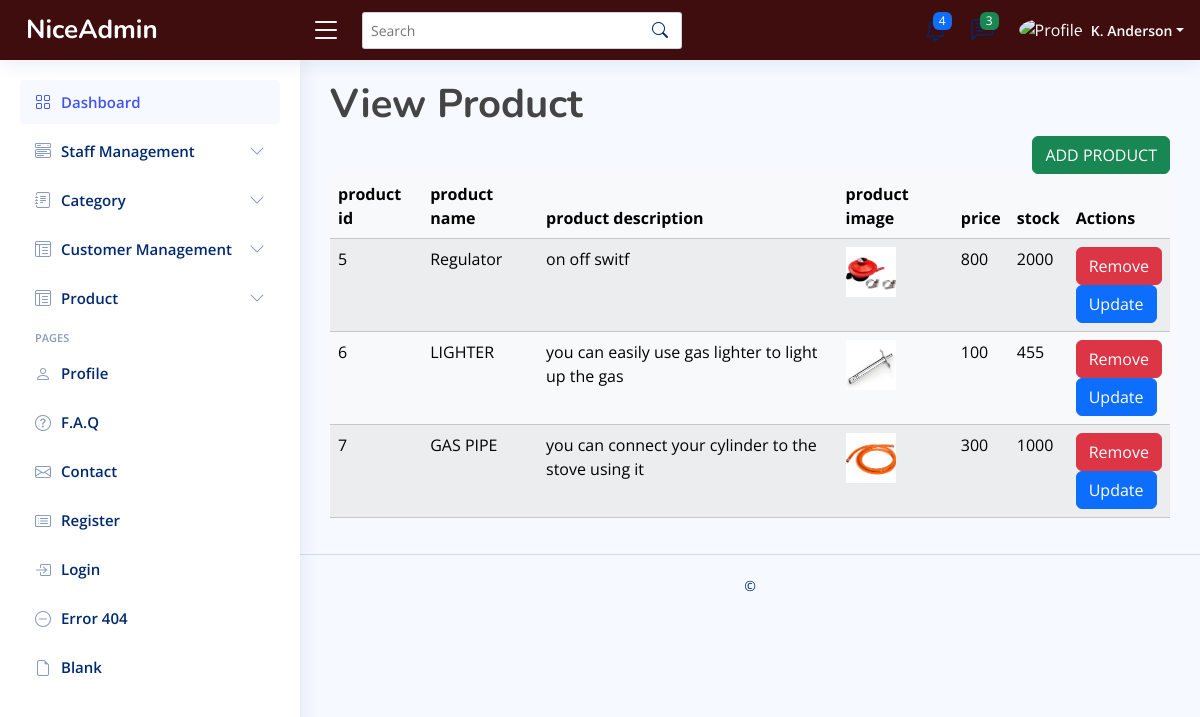
The app's page /viewproduct1.php with its own data.
### tables this page shows
CREATE TABLE `tbl_product` (
  `pro_id` int(11) NOT NULL,
  `pro_name` varchar(255) NOT NULL,
  `pro_price` int(255) NOT NULL,
  `pro_img` varchar(255) NOT NULL,
  `stock` int(255) NOT NULL,
  `pro_description` varchar(255) NOT NULL
);

### viewproduct1.php (the view, shortened to what this page needs)
<?php
include_once 'connection.php';
?>
 <!DOCTYPE html>
<html lang="en">
<head>
  <link href="vendor/bootstrap/css/bootstrap.min.css" rel="stylesheet">
  <link href="vendor/bootstrap-icons/bootstrap-icons.css" rel="stylesheet">
  <link href="vendor/boxicons/css/boxicons.min.css" rel="stylesheet">
  <link href="vendor/quill/quill.snow.css" rel="stylesheet">
  <link href="vendor/quill/quill.bubble.css" rel="stylesheet">
  <link href="vendor/remixicon/remixicon.css" rel="stylesheet">
  <link href="vendor/simple-datatables/style.css" rel="stylesheet">
  <link href="CSS/admin2.css" rel="stylesheet">
</head>
<body>
  <header id="header" class="header fixed-top d-flex align-items-center">
    <div class="d-flex align-items-center justify-content-between">
      <a href="index.html" class="logo d-flex align-items-center">
        <span class="d-none d-lg-block">NiceAdmin</span>
      </a>
      <i class="bi bi-list toggle-sidebar-btn"></i>
    </div>
    <div class="search-bar">
      <form class="search-form d-flex align-items-center" method="POST" action="#">
        <input type="text" name="query" placeholder="Search" title="Enter search keyword">
        <button type="submit" title="Search"><i class="bi bi-search"></i></button>
      </form>
    </div>
    <nav class="header-nav ms-auto">
      <ul class="d-flex align-items-center">
        <li class="nav-item dropdown">
          <a class="nav-link nav-icon" href="#" data-bs-toggle="dropdown">
            <i class="bi bi-bell"></i>
            <span class="badge bg-primary badge-number">4</span>
          </a>
        </li>
        <li class="nav-item dropdown">
          <a class="nav-link nav-icon" href="#" data-bs-toggle="dropdown">
            <i class="bi bi-chat-left-text"></i>
            <span class="badge bg-success badge-number">3</span>
          </a>
        </li>
        <li class="nav-item dropdown pe-3">
          <a class="nav-link nav-profile d-flex align-items-center pe-0" href="#" data-bs-toggle="dropdown">
            <img src="assets/img/profile-img.jpg" alt="Profile" class="rounded-circle">
            <span class="d-none d-md-block dropdown-toggle ps-2">K. Anderson</span>
          </a>
        </li>
      </ul>
    </nav>
  </header>
  <aside id="sidebar" class="sidebar">
    <ul class="sidebar-nav" id="sidebar-nav">
      <li class="nav-item">
        <a class="nav-link " href="index.html">
          <i class="bi bi-grid"></i>
          <span>Dashboard</span>
        </a>
      </li>
      <li class="nav-item">
        <a class="nav-link collapsed" data-bs-target="#components-nav" data-bs-toggle="collapse" href="#">
          <i class="bi bi-menu-button-wide"></i><span>Staff Management</span><i class="bi bi-chevron-down ms-auto"></i>
        </a>
      </li>
      <li class="nav-item">
        <a class="nav-link collapsed" data-bs-target="#forms-nav" data-bs-toggle="collapse" href="#">
          <i class="bi bi-journal-text"></i><span>Category</span><i class="bi bi-chevron-down ms-auto"></i>
        </a>
      </li>
      <li class="nav-item">
        <a class="nav-link collapsed" data-bs-target="#tables-nav" data-bs-toggle="collapse" href="#">
          <i class="bi bi-layout-text-window-reverse"></i><span>Customer Management</span><i class="bi bi-chevron-down ms-auto"></i>
        </a>
      </li>
      <li class="nav-item">
        <a class="nav-link collapsed" data-bs-target="#tables-nav" data-bs-toggle="collapse" href="#">
          <i class="bi bi-layout-text-window-reverse"></i><span>Product</span><i class="bi bi-chevron-down ms-auto"></i>
        </a>
      </li>
      <li class="nav-heading">Pages</li>
      <li class="nav-item">
        <a class="nav-link collapsed" href="users-profile.html">
          <i class="bi bi-person"></i>
          <span>Profile</span>
        </a>
      </li>
      <li class="nav-item">
        <a class="nav-link collapsed" href="pages-faq.html">
          <i class="bi bi-question-circle"></i>
          <span>F.A.Q</span>
        </a>
      </li>
      <li class="nav-item">
        <a class="nav-link collapsed" href="pages-contact.html">
          <i class="bi bi-envelope"></i>
          <span>Contact</span>
        </a>
      </li>
      <li class="nav-item">
        <a class="nav-link collapsed" href="pages-register.html">
          <i class="bi bi-card-list"></i>
          <span>Register</span>
        </a>
      </li>
      <li class="nav-item">
        <a class="nav-link collapsed" href="pages-login.html">
          <i class="bi bi-box-arrow-in-right"></i>
          <span>Login</span>
        </a>
      </li>
      <li class="nav-item">
        <a class="nav-link collapsed" href="pages-error-404.html">
          <i class="bi bi-dash-circle"></i>
          <span>Error 404</span>
        </a>
      </li>
      <li class="nav-item">
        <a class="nav-link collapsed" href="pages-blank.html">
          <i class="bi bi-file-earmark"></i>
          <span>Blank</span>
        </a>
      </li>
    </ul>
  </aside>
  <main id="main" class="main">
  <h1><b>View Product</b></h1>
  <a href="addproduct1.php" class="btn btn-success" style="float: right;">ADD PRODUCT</a>
              <table class="table table-light table-striped" style="opacity: 1;">
    <thead>
        <tr>
            <th>product id</th>
            <th>product name</th>
            <th>product description</th>
            <th>product image</th>
            <th>price</th>
            <th>stock</th>
            <th>Actions</th>
        </tr>
    </thead>
    <tbody>
        <?php
        $sql = "SELECT * FROM tbl_product ";
        $result = mysqli_query($conn, $sql);
        while ($row = mysqli_fetch_array($result)) {
        ?>
        <tr>
            <td><?php echo $row['pro_id']; ?></td>
            <td><?php echo $row['pro_name']; ?></td>
            <td><?php echo $row['pro_description']; ?></td>
            <td><img src="./uploads/<?php echo $row['pro_img']; ?>" class="card-img-top img-fluid card-img"
                    style="width: 50px; height: 50px;"></td>
                    <td><?php echo $row['pro_price']; ?></td>
            <td><?php echo $row['stock']; ?></td>
            <td>
                <form method="POST" action="viewproduct1.php">
                    <input type="submit" name="pro_id" value="Remove" class="btn btn-danger">
                </form>
                <form method="POST" action="editproduct.php">
                    <input type="submit" name="pro_id" value="Update" class="btn btn-primary">
                </form>
            </td>
        </tr>
        <?php } ?>
    </tbody>
</table>
  </main>
  <footer id="footer" class="footer">
    <div class="copyright">
      &copy; <strong><span></span></strong>
    </div>
    <div class="credits">
    </div>
  </footer>
</body>
</html>

### CSS/admin2.css (style rules this page uses)
:root { scroll-behavior: smooth; }
body { font-family: "Open Sans", sans-serif; background: #f6f9ff; color: #444444; }
a { color: #4154f1; text-decoration: none; }
h1, h2, h3, h4, h5, h6 { font-family: "Nunito", sans-serif; }
#main { margin-top: 60px; padding: 20px 30px; transition: all 0.3s; }
.logo { line-height: 1; }
@media (min-width: 1200px) { .logo { width: 280px; } }
.logo span { font-size: 26px; font-weight: 700; color: #ffffff; font-family: "Nunito", sans-serif; }
.header { transition: all 0.5s; z-index: 997; height: 60px; box-shadow: 0px 2px 20px rgba(1, 41, 112, 0.1); background-color: #3f0d0d; padding-left: 20px; }
.header .toggle-sidebar-btn { font-size: 32px; padding-left: 10px; cursor: pointer; color: #ffffff; }
.header .search-bar { min-width: 360px; padding: 0 20px; }
.header .search-form { width: 100%; }
.header .search-form input { border: 0; font-size: 14px; color: #012970; border: 1px solid rgba(1, 41, 112, 0.2); padding: 7px 38px 7px 8px; border-radius: 3px; transition: 0.3s; width: 100%; }
.header .search-form button { border: 0; padding: 0; margin-left: -30px; background: none; }
.header .search-form button i { color: #012970; }
.header-nav ul { list-style: none; }
.header-nav>ul { margin: 0; padding: 0; }
.header-nav .nav-icon { font-size: 22px; color: #012970; margin-right: 25px; position: relative; }
.header-nav .nav-profile { color: #ffffff; }
.header-nav .nav-profile img { max-height: 36px; }
.header-nav .nav-profile span { font-size: 14px; font-weight: 600; }
.header-nav .badge-number { position: absolute; inset: -2px -5px auto auto; font-weight: normal; font-size: 12px; padding: 3px 6px; }
.sidebar { position: fixed; top: 60px; left: 0; bottom: 0; width: 300px; z-index: 996; transition: all 0.3s; padding: 20px; overflow-y: auto; scrollbar-width: thin; scrollbar-color: #aab7cf transparent; box-shadow: 0px 0px 20px rgba(1, 41, 112, 0.1); background-color: #fff; }
@media (min-width: 1200px) { #main, #footer { margin-left: 300px; } }
.sidebar-nav { padding: 0; margin: 0; list-style: none; }
.sidebar-nav li { padding: 0; margin: 0; list-style: none; }
.sidebar-nav .nav-item { margin-bottom: 5px; }
.sidebar-nav .nav-heading { font-size: 11px; text-transform: uppercase; color: #899bbd; font-weight: 600; margin: 10px 0 5px 15px; }
.sidebar-nav .nav-link { display: flex; align-items: center; font-size: 15px; font-weight: 600; color: #4154f1; transition: 0.3; background: #f6f9ff; padding: 10px 15px; border-radius: 4px; }
.sidebar-nav .nav-link i { font-size: 16px; margin-right: 10px; color: #4154f1; }
.sidebar-nav .nav-link.collapsed { color: #012970; background: #fff; }
.sidebar-nav .nav-link.collapsed i { color: #899bbd; }
.sidebar-nav .nav-link .bi-chevron-down { margin-right: 0; transition: transform 0.2s ease-in-out; }
.footer { padding: 20px 0; font-size: 14px; transition: all 0.3s; border-top: 1px solid #cddfff; }
.footer .copyright { text-align: center; color: #012970; }
.footer .credits { padding-top: 5px; text-align: center; font-size: 13px; color: #012970; }

### records on screen
tbl_product: pro_id "5", pro_name "Regulator", pro_description "on off switf", pro_img (picture), pro_price "800", stock "2000"
tbl_product: pro_id "6", pro_name "LIGHTER", pro_description "you can easily use gas lighter to light up the gas", pro_img (picture), pro_price "100", stock "455"
tbl_product: pro_id "7", pro_name "GAS PIPE", pro_description "you can connect your cylinder to the stove using it", pro_img (picture), pro_price "300", stock "1000"
